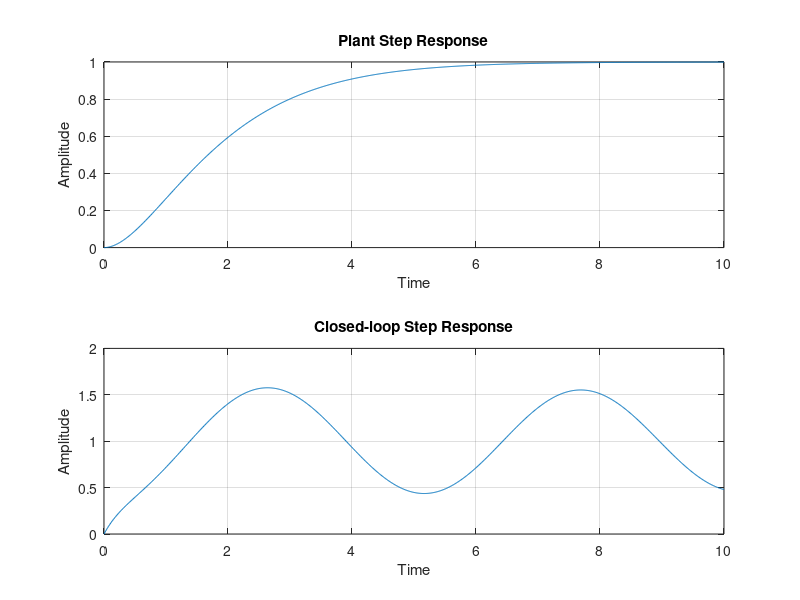

This figure's MATLAB source:
% Plant transfer function (example)
s = tf('s');
G = 1/(s^2 + 2*s + 1);

% Step response of the plant
t = 0:0.01:10;
[y, ~] = step(G, t);

% Find the ultimate gain and period
[~, idx] = max(y);
Ku = 1 / y(idx);
Pu = t(idx);

% Calculate PID gains using Ziegler-Nichols rules
Kp = 0.6 * Ku;
Ti = Pu / 2;
Td = Pu / 8;

% Create PID controller
C = pid(Kp, Ti, Td);

% Connect plant and controller in closed-loop
sys = feedback(C * G, 1);

% Step response of the closed-loop system
[y_closedloop, t_closedloop] = step(sys, t);

% Plotting
figure;
subplot(2, 1, 1);
plot(t, y);
xlabel('Time');
ylabel('Amplitude');
title('Plant Step Response');
grid on;

subplot(2, 1, 2);
plot(t_closedloop, y_closedloop);
xlabel('Time');
ylabel('Amplitude');
title('Closed-loop Step Response');
grid on;
